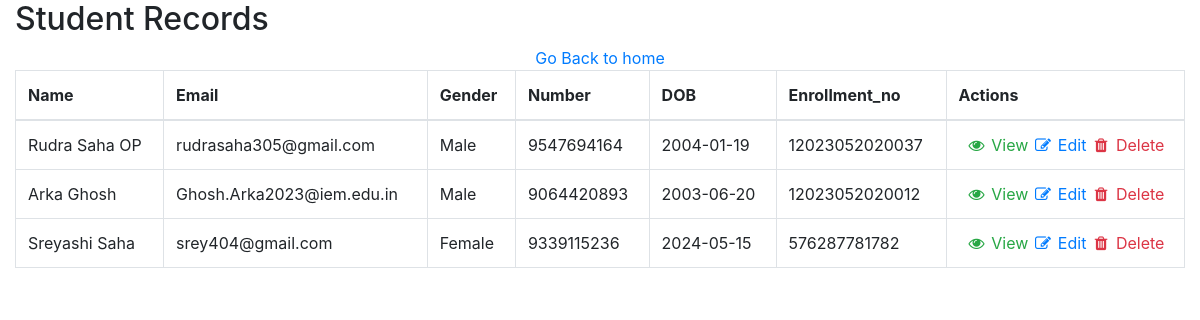
Before: /view with the older database file.
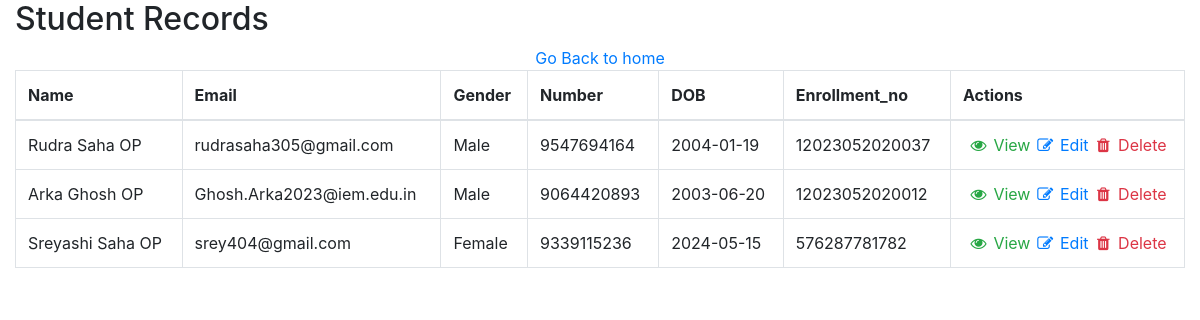
After: the same page with the newer database file.
### tables this page shows
CREATE TABLE users (id INTEGER PRIMARY KEY AUTOINCREMENT, name TEXT , email TEXT, gender TEXT, contact TEXT, dob date, Enrollment_no TEXT , profile_pic BLOB);

### crud.py (the view)
@app.route("/view")
def view():
    con = sqlite3.connect("users.db")
    con.row_factory = sqlite3.Row
    cur = con.cursor()
    cur.execute("select * from users")
    rows = cur.fetchall()
    return render_template("view.html",rows = rows,)

### Templates/view.html (shortened to what this page needs)
<!DOCTYPE html>
<html lang="en">
  <head>
    <link
      rel="stylesheet"
      href="https://maxcdn.bootstrapcdn.com/bootstrap/4.4.1/css/bootstrap.min.css"
    />
    <link rel="stylesheet"  type="text/css" href="{{url_for('static', filename='styles/view.css')}}">
    <link
      rel="stylesheet"
      href="https://cdnjs.cloudflare.com/ajax/libs/font-awesome/4.7.0/css/font-awesome.min.css"
    />
  </head>
  <body>
    <div class="container-fluid">
      <div class="table-wrapper">
        <div class="table-title">
          <div class="row">
            <div class="col-sm-8">
              <h2>Student Records</h2>
            </div>
          </div>
        </div>
        <table class="table table-bordered">
          <thead>
            <tr>
              <th>Name</th>
              <th>Email</th>
              <th>Gender</th>
              <th>Number</th>
              <th>DOB</th>
              <th>Enrollment_no</th>
              <th>Actions</th>
            </tr>
          </thead>
          <tbody>
            {% for row in rows %}
            <tr>
              <td>{{row["name"]}}</td>
              <td>{{row["email"]}}</td>
              <td>{{row["gender"]}}</td>
              <td>{{row["contact"]}}</td>
              <td>{{row["dob"]}}</td>
              <td>{{row["Enrollment_no"]}}</td>
              <td id="cenntteerr" align="center">
                <a
                  href="{{ url_for('view_user', id=row['id']) }}"
                  class="text-success"
                  ><i class="fa fa-fw fa-eye"></i> View</a
                >
                <a
                  href="{{ url_for('edit_user', id=row['id']) }}"
                  class="text-primary"
                  ><i class="fa fa-fw fa-edit"></i> Edit</a
                >
                <a
                  href="{{ url_for('delete_user', id=row['id']) }}"
                  class="text-danger"
                  ><i class="fa fa-fw fa-trash"></i> Delete</a
                >
              </td>
            </tr>
            {% endfor %}
            <div class="row">
              <a href="/" class="col-md-12 text-center">Go Back to home</a>
            </div>
          </tbody>
        </table>
      </div>
    </div>
  </body>
</html>

Changed rows visible on the page:
changed users "Ghosh.Arka2023@iem.edu.in": name "Arka Ghosh" → "Arka Ghosh OP"
changed users "srey404@gmail.com": name "Sreyashi Saha" → "Sreyashi Saha OP"
